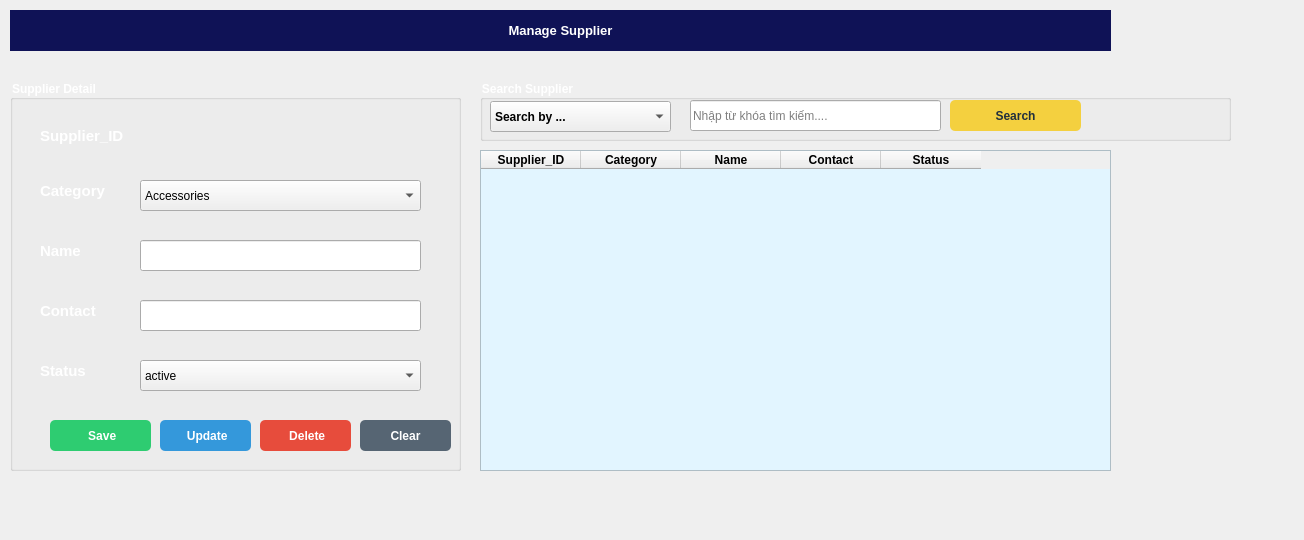
       <widget class="QWidget" name="Supplier">
        <attribute name="title">
         <string>Supplier</string>
        </attribute>
        <widget class="QLabel" name="label_15">
         <property name="geometry">
          <rect>
           <x>10</x>
           <y>10</y>
           <width>1101</width>
           <height>41</height>
          </rect>
         </property>
         <property name="font">
          <font>
           <pointsize>10</pointsize>
           <bold>true</bold>
          </font>
         </property>
         <property name="styleSheet">
          <string notr="true">background-color: rgb(15, 18, 86);
color: rgb(255, 255, 255);</string>
         </property>
         <property name="text">
          <string>Manage Supplier</string>
         </property>
         <property name="alignment">
          <set>Qt::AlignmentFlag::AlignCenter</set>
         </property>
        </widget>
        <widget class="QGroupBox" name="groupBox_2">
         <property name="geometry">
          <rect>
           <x>480</x>
           <y>80</y>
           <width>751</width>
           <height>61</height>
          </rect>
         </property>
         <property name="font">
          <font>
           <bold>true</bold>
          </font>
         </property>
         <property name="styleSheet">
          <string notr="true">color: rgb(255, 255, 255);</string>
         </property>
         <property name="title">
          <string>Search Supplier</string>
         </property>
         <widget class="QComboBox" name="Product_SearchBy_Comb">
          <property name="geometry">
           <rect>
            <x>10</x>
            <y>21</y>
            <width>181</width>
            <height>31</height>
           </rect>
          </property>
          <property name="font">
           <font>
            <bold>true</bold>
           </font>
          </property>
          <property name="styleSheet">
           <string notr="true">color: rgb(0, 0, 0);</string>
          </property>
          <item>
           <property name="text">
            <string>Search by ...</string>
           </property>
          </item>
          <item>
           <property name="text">
            <string>Supplier</string>
           </property>
          </item>
          <item>
           <property name="text">
            <string>Category</string>
           </property>
          </item>
          <item>
           <property name="text">
            <string>Name</string>
           </property>
          </item>
         </widget>
         <widget class="QLineEdit" name="Product_SearchBox_Comb">
          <property name="geometry">
           <rect>
            <x>210</x>
            <y>20</y>
            <width>251</width>
            <height>31</height>
           </rect>
          </property>
          <property name="styleSheet">
           <string notr="true">color: rgb(0, 0, 0);</string>
          </property>
          <property name="text">
           <string/>
          </property>
          <property name="placeholderText">
           <string>Nhập từ khóa tìm kiếm....</string>
          </property>
         </widget>
         <widget class="QPushButton" name="Empl_Search_Btn_4">
          <property name="geometry">
           <rect>
            <x>470</x>
            <y>20</y>
            <width>131</width>
            <height>31</height>
           </rect>
          </property>
          <property name="font">
           <font>
            <bold>true</bold>
           </font>
          </property>
          <property name="cursor">
           <cursorShape>PointingHandCursor</cursorShape>
          </property>
          <property name="styleSheet">
           <string notr="true">QPushButton{
  background-color: rgb(244, 208, 63);
  color: rgb(33, 47, 61);
  border-radius: 5px;
}
QPushButton::pressed{
	padding-left:2px;
	padding-top: 3px;
	background-color: rgb(248, 196, 113);
}</string>
          </property>
          <property name="text">
           <string>Search</string>
          </property>
          <property name="icon">
           <iconset>
            <normaloff>:/Button/search.png</normaloff>:/Button/search.png</iconset>
          </property>
         </widget>
        </widget>
        <widget class="QTableWidget" name="Product_tableWidget">
         <property name="geometry">
          <rect>
           <x>480</x>
           <y>150</y>
           <width>631</width>
           <height>321</height>
          </rect>
         </property>
         <property name="styleSheet">
          <string notr="true">QTableWidget#Product_tableWidget{
background-color: rgb(226, 245, 255);
}</string>
         </property>
         <property name="rowCount">
          <number>0</number>
         </property>
         <column>
          <property name="text">
           <string>Supplier_ID</string>
          </property>
          <property name="font">
           <font>
            <bold>true</bold>
           </font>
          </property>
         </column>
         <column>
          <property name="text">
           <string>Category</string>
          </property>
          <property name="font">
           <font>
            <bold>true</bold>
           </font>
          </property>
         </column>
         <column>
          <property name="text">
           <string>Name</string>
          </property>
          <property name="font">
           <font>
            <bold>true</bold>
           </font>
          </property>
         </column>
         <column>
          <property name="text">
           <string>Contact</string>
          </property>
          <property name="font">
           <font>
            <bold>true</bold>
           </font>
          </property>
         </column>
         <column>
          <property name="text">
           <string>Status</string>
          </property>
          <property name="font">
           <font>
            <bold>true</bold>
           </font>
          </property>
         </column>
        </widget>
        <widget class="QGroupBox" name="groupBox_3">
         <property name="geometry">
          <rect>
           <x>10</x>
           <y>80</y>
           <width>451</width>
           <height>391</height>
          </rect>
         </property>
         <property name="font">
          <font>
           <bold>true</bold>
          </font>
         </property>
         <property name="styleSheet">
          <string notr="true">color: rgb(255, 255, 255);</string>
         </property>
         <property name="title">
          <string>Supplier Detail</string>
         </property>
         <widget class="QLabel" name="label_17">
          <property name="geometry">
           <rect>
            <x>30</x>
            <y>100</y>
            <width>91</width>
            <height>21</height>
           </rect>
          </property>
          <property name="font">
           <font>
            <pointsize>11</pointsize>
            <bold>true</bold>
           </font>
          </property>
          <property name="text">
           <string>Category</string>
          </property>
         </widget>
         <widget class="QLabel" name="label_19">
          <property name="geometry">
           <rect>
            <x>30</x>
            <y>160</y>
            <width>61</width>
            <height>21</height>
           </rect>
          </property>
          <property name="font">
           <font>
            <pointsize>11</pointsize>
            <bold>true</bold>
           </font>
          </property>
          <property name="text">
           <string>Name</string>
          </property>
         </widget>
         <widget class="QLabel" name="label_21">
          <property name="geometry">
           <rect>
            <x>30</x>
            <y>220</y>
            <width>101</width>
            <height>21</height>
           </rect>
          </property>
          <property name="font">
           <font>
            <pointsize>11</pointsize>
            <bold>true</bold>
           </font>
          </property>
          <property name="text">
           <string>Contact</string>
          </property>
         </widget>
         <widget class="QLineEdit" name="Product_Qty">
          <property name="geometry">
           <rect>
            <x>130</x>
            <y>220</y>
            <width>281</width>
            <height>31</height>
           </rect>
          </property>
          <property name="styleSheet">
           <string notr="true">color: rgb(0, 85, 255);
</string>
          </property>
          <property name="text">
           <string/>
          </property>
         </widget>
         <widget class="QLabel" name="label_22">
          <property name="geometry">
           <rect>
            <x>30</x>
            <y>280</y>
            <width>71</width>
            <height>21</height>
           </rect>
          </property>
          <property name="font">
           <font>
            <pointsize>11</pointsize>
            <bold>true</bold>
           </font>
          </property>
          <property name="text">
           <string>Status</string>
          </property>
         </widget>
         <widget class="QComboBox" name="Product_Status_Comb">
          <property name="geometry">
           <rect>
            <x>130</x>
            <y>280</y>
            <width>281</width>
            <height>31</height>
           </rect>
          </property>
          <property name="styleSheet">
           <string notr="true">color: rgb(0, 0, 0);</string>
          </property>
          <item>
           <property name="text">
            <string>active</string>
           </property>
          </item>
          <item>
           <property name="text">
            <string>inactive</string>
           </property>
          </item>
         </widget>
         <widget class="QPushButton" name="Clear_Product_Btn">
          <property name="geometry">
           <rect>
            <x>350</x>
            <y>340</y>
            <width>91</width>
            <height>31</height>
           </rect>
          </property>
          <property name="font">
           <font>
            <bold>true</bold>
           </font>
          </property>
          <property name="cursor">
           <cursorShape>PointingHandCursor</cursorShape>
          </property>
          <property name="styleSheet">
           <string notr="true">QPushButton{
  background-color: rgb(86, 101, 115);
  color: rgb(255, 255, 255);
  border-radius: 5px;
}
QPushButton::pressed{
	padding-left:5px;
	padding-top: 5px;
	background-color: rgb(128, 139, 150);
}</string>
          </property>
          <property name="text">
           <string>Clear</string>
          </property>
          <property name="icon">
           <iconset>
            <normaloff>:/Button/clean.png</normaloff>:/Button/clean.png</iconset>
          </property>
         </widget>
         <widget class="QPushButton" name="Update_Product_Btn">
          <property name="geometry">
           <rect>
            <x>150</x>
            <y>340</y>
            <width>91</width>
            <height>31</height>
           </rect>
          </property>
          <property name="font">
           <font>
            <bold>true</bold>
           </font>
          </property>
          <property name="cursor">
           <cursorShape>PointingHandCursor</cursorShape>
          </property>
          <property name="styleSheet">
           <string notr="true">QPushButton{
  background-color: rgb(52, 152, 219);
  color: rgb(255, 255, 255);
  border-radius: 5px;
}
QPushButton::pressed{
	padding-left:5px;
	padding-top: 5px;
	background-color: rgb(93, 173, 226);
}</string>
          </property>
          <property name="text">
           <string> Update</string>
          </property>
          <property name="icon">
           <iconset>
            <normaloff>:/Button/refresh.png</normaloff>:/Button/refresh.png</iconset>
          </property>
         </widget>
         <widget class="QPushButton" name="Delete_Product_Btn">
          <property name="geometry">
           <rect>
            <x>250</x>
            <y>340</y>
            <width>91</width>
            <height>31</height>
           </rect>
          </property>
          <property name="font">
           <font>
            <bold>true</bold>
           </font>
          </property>
          <property name="cursor">
           <cursorShape>PointingHandCursor</cursorShape>
          </property>
          <property name="styleSheet">
           <string notr="true">QPushButton{
  background-color: rgb(231, 76, 60);
  color: rgb(255, 255, 255);
  border-radius: 5px;
}
QPushButton::pressed{
	padding-left:5px;
	padding-top: 5px;
	background-color: rgb(236, 112, 99);
}</string>
          </property>
          <property name="text">
           <string> Delete</string>
          </property>
          <property name="icon">
           <iconset>
            <normaloff>:/Button/bin.png</normaloff>:/Button/bin.png</iconset>
          </property>
          <property name="iconSize">
           <size>
            <width>15</width>
            <height>15</height>
           </size>
          </property>
         </widget>
         <widget class="QPushButton" name="Save_Product_Btn">
          <property name="geometry">
           <rect>
            <x>40</x>
            <y>340</y>
            <width>101</width>
            <height>31</height>
           </rect>
          </property>
          <property name="font">
           <font>
            <bold>true</bold>
           </font>
          </property>
          <property name="cursor">
           <cursorShape>PointingHandCursor</cursorShape>
          </property>
          <property name="styleSheet">
           <string notr="true">QPushButton{
  background-color: rgb(46, 204, 113);
  color: rgb(255, 255, 255);
  border-radius: 5px;
}
QPushButton::pressed{
	padding-left:5px;
	padding-top: 5px;
	background-color: rgb(130, 224, 170);
}</string>
          </property>
          <property name="text">
           <string> Save</string>
          </property>
          <property name="icon">
           <iconset>
            <normaloff>:/Button/save.png</normaloff>:/Button/save.png</iconset>
          </property>
         </widget>
         <widget class="QComboBox" name="Product_Status_Comb_2">
          <property name="geometry">
           <rect>
            <x>130</x>
            <y>100</y>
            <width>281</width>
            <height>31</height>
           </rect>
          </property>
          <property name="styleSheet">
           <string notr="true">color: rgb(0, 0, 0);</string>
          </property>
          <item>
           <property name="text">
            <string>Accessories</string>
           </property>
          </item>
          <item>
           <property name="text">
            <string>Electronics</string>
           </property>
          </item>
         </widget>
         <widget class="QLineEdit" name="Product_Name">
          <property name="geometry">
           <rect>
            <x>130</x>
            <y>160</y>
            <width>281</width>
            <height>31</height>
           </rect>
          </property>
          <property name="styleSheet">
           <string notr="true">color: rgb(0, 0, 0);</string>
          </property>
          <property name="text">
           <string/>
          </property>
         </widget>
         <widget class="QLabel" name="label_18">
          <property name="geometry">
           <rect>
            <x>30</x>
            <y>40</y>
            <width>91</width>
            <height>31</height>
           </rect>
          </property>
          <property name="font">
           <font>
            <pointsize>11</pointsize>
            <bold>true</bold>
           </font>
          </property>
          <property name="styleSheet">
           <string notr="true">color: rgb(255, 255, 255)</string>
          </property>
          <property name="text">
           <string>Supplier_ID</string>
          </property>
         </widget>
         <widget class="QLabel" name="Supplier_ID_Label">
          <property name="geometry">
           <rect>
            <x>130</x>
            <y>40</y>
            <width>281</width>
            <height>31</height>
           </rect>
          </property>
          <property name="font">
           <font>
            <pointsize>12</pointsize>
            <bold>true</bold>
            <underline>true</underline>
           </font>
          </property>
          <property name="styleSheet">
           <string notr="true">color: rgb(218, 218, 0)</string>
          </property>
          <property name="text">
           <string/>
          </property>
         </widget>
        </widget>
        <widget class="QLabel" name="label_28">
         <property name="geometry">
          <rect>
           <x>4</x>
           <y>-25</y>
           <width>1291</width>
           <height>531</height>
          </rect>
         </property>
         <property name="styleSheet">
          <string notr="true">background-image: url(:/Overview item/banner_min.png);</string>
         </property>
         <property name="text">
          <string/>
         </property>
        </widget>
        <zorder>label_28</zorder>
        <zorder>label_15</zorder>
        <zorder>groupBox_2</zorder>
        <zorder>Product_tableWidget</zorder>
        <zorder>groupBox_3</zorder>
       </widget>
